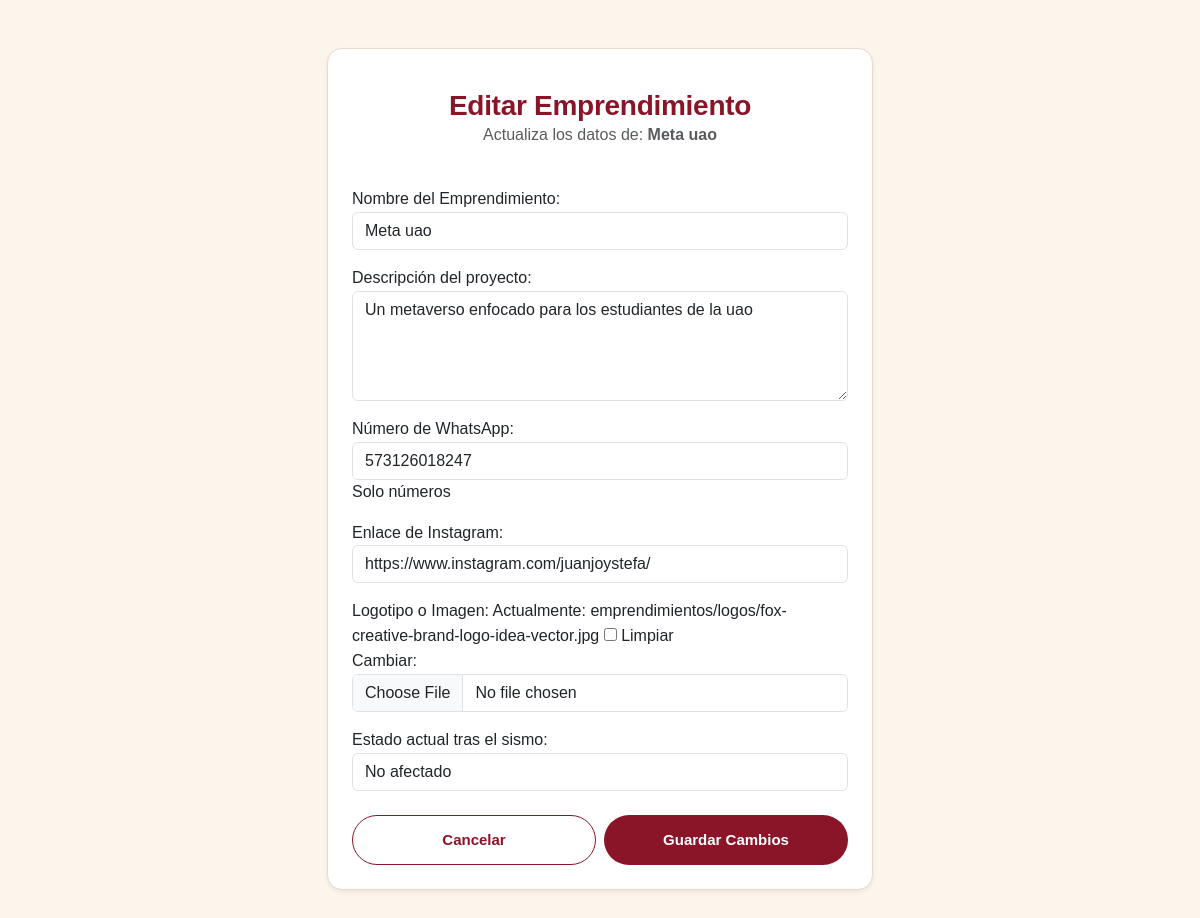
/emprendimientos/editar/5/?next=/panel/emprendimientos/ (signed in), run on an earlier commit of the app's database.
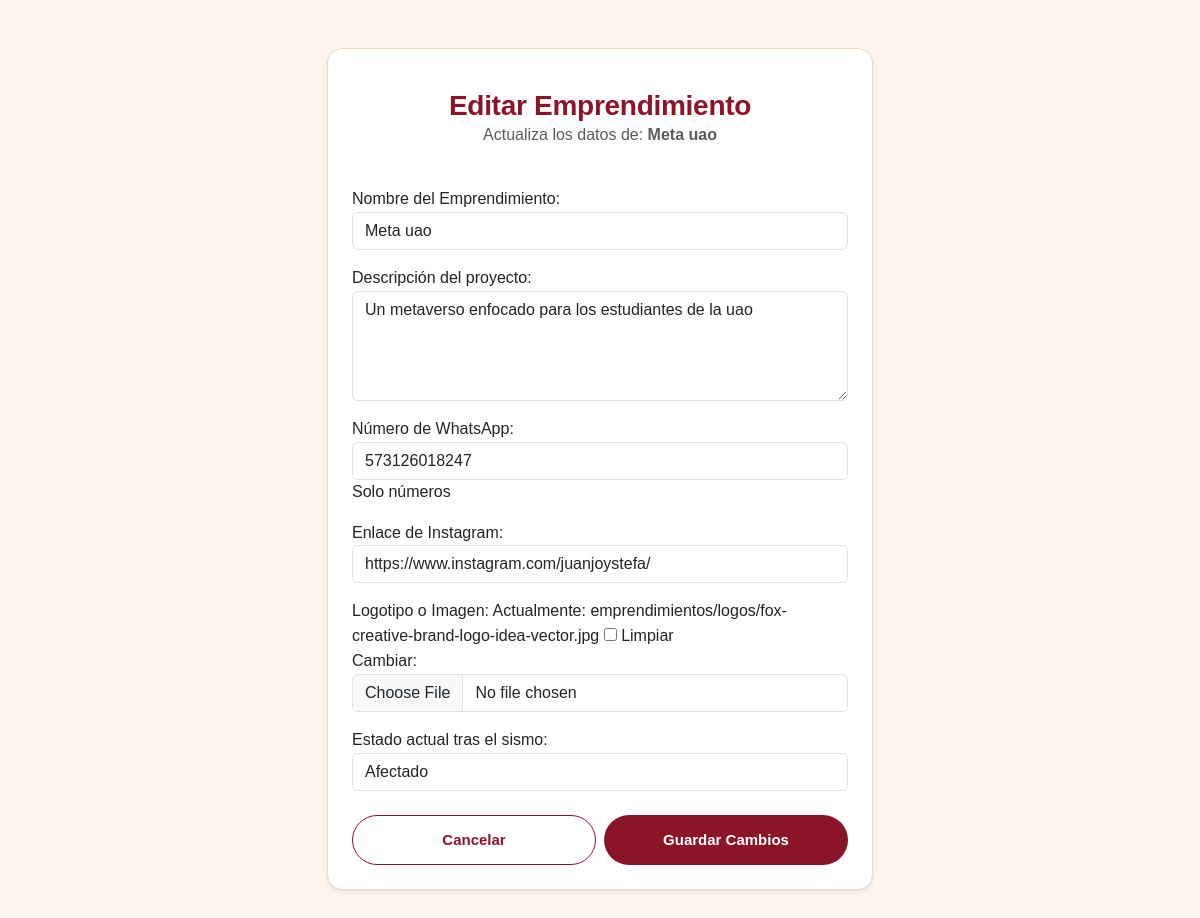
And on a later commit of the database.
### modulos/emprendimientos/models.py (models this page shows, shortened)
class Emprendimiento(models.Model):
    ESTADOS = (
        ('pendiente', 'Pendiente'),
        ('activo', 'Activo'),
        ('rechazado', 'Rechazado'),
    )
    ESTADOS_TERREMOTO = (
        ('afectado', 'Afectado'),
        ('no_afectado', 'No afectado'),
    )
    idEmprendimiento = models.AutoField(primary_key=True)
    nombre = models.CharField(max_length=100)
    descripcion = models.TextField(blank=True, null=True, max_length=1000) # Para que el admin sepa de qué trata
    creador = models.ForeignKey(User, on_delete=models.SET_NULL, null=True, blank=True, related_name="emprendimientos")
    estado = models.CharField(max_length=20, choices=ESTADOS, default='pendiente')
    estado_terremoto = models.CharField(max_length=20, choices=ESTADOS_TERREMOTO, default='no_afectado')
    fecha_creacion = models.DateTimeField(auto_now_add=True)
    link_whatsapp = models.CharField(max_length=20, blank=True, null=True, help_text="Solo números")
    link_instagram = models.URLField(blank=True, null=True)
    logo = models.ImageField(upload_to='emprendimientos/logos/', null=True, blank=True)
    totalVistas = models.IntegerField(default=0)
    vistas_wa = models.IntegerField(default=0)
    vistas_ig = models.IntegerField(default=0)
    vistas_web = models.IntegerField(default=0)
    color_principal = models.CharField(max_length=7, default='#8A1428') # Rojo UAO por defecto
    color_fondo = models.CharField(max_length=7, default='#f8f9fa')     # Gris muy claro por defecto

### modulos/emprendimientos/views.py (the view)
# urls.py: path("emprendimientos/editar/<int:id>/", views.editar_emprendimiento, name="editar_emprendimiento"),
@login_required
def editar_emprendimiento(request, id):
    emprendimiento = get_object_or_404(Emprendimiento, idEmprendimiento=id)
    if request.user != emprendimiento.creador and request.user.perfil.rol != 'admin':
        return redirect('perfil')
    url_retorno = request.GET.get('next', 'perfil')
    if request.method == "POST":
        form = EmprendimientoForm(request.POST, request.FILES, instance=emprendimiento)
        if form.is_valid():
            form.save()
            if url_retorno.startswith('/'):
                return redirect(url_retorno)
            return redirect(url_retorno)
    else:
        form = EmprendimientoForm(instance=emprendimiento)
    return render(request, "emprendimientos/editar_emprendimiento.html", {
        "form": form,
        "emprendimiento": emprendimiento,
        "url_retorno": url_retorno
    })

### templates/emprendimientos/editar_emprendimiento.html (shortened to what this page needs)
{% load static %}
<!DOCTYPE html>
<html lang="es">
<head>
    <link href="https://cdn.jsdelivr.net/npm/bootstrap@5.3.0/dist/css/bootstrap.min.css" rel="stylesheet">
    <link rel="stylesheet" href="{% static 'css/stylesLanding.css' %}">
</head>
<body class="d-flex align-items-center" style="min-height: 100vh; background-color: var(--hueso);">
    <div class="container py-5">
        <div class="row justify-content-center">
            <div class="col-md-6">
                <div class="card shadow-sm p-4" style="border-radius: 15px; border: 1px solid var(--borde);">
                    <div class="text-center mb-4">
                        <h3 class="mt-3" style="color: var(--tinta);">Editar Emprendimiento</h3>
                        <p class="text-muted">Actualiza los datos de: <b>{{ emprendimiento.nombre }}</b></p>
                    </div>
                    <form method="POST" action="{% url 'editar_emprendimiento' emprendimiento.idEmprendimiento %}?next={{ url_retorno }}" enctype="multipart/form-data">
                        {{ form.as_p }}
                        <div class="d-flex gap-2 mt-4">
                            <a href="{% if '/' in url_retorno %}{{ url_retorno }}{% else %}{% url 'perfil' %}{% endif %}" class="btn btn-outline w-50 justify-content-center"  style="border-radius: 999px;">
                            Cancelar
                            </a>
                            <button type="submit" class="btn w-50 justify-content-center" style="background-color: var(--tinta); color: white; border-radius: 999px;">
                                Guardar Cambios
                            </button>
                        </div>
                    </form>
                </div>
            </div>
        </div>
    </div>
</body>
</html>

What changed in the data, as far as the page shows it:
changed Emprendimiento "Meta uao": estado_terremoto "No afectado" → "Afectado"
